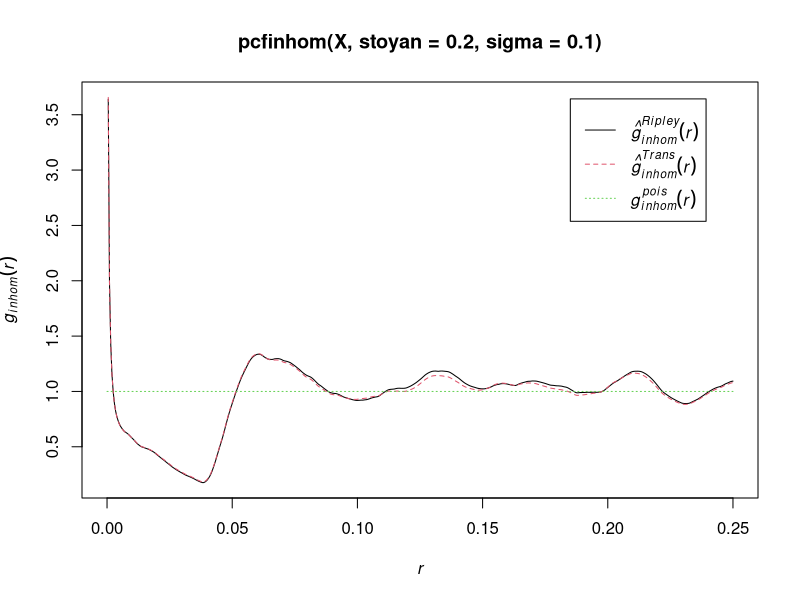
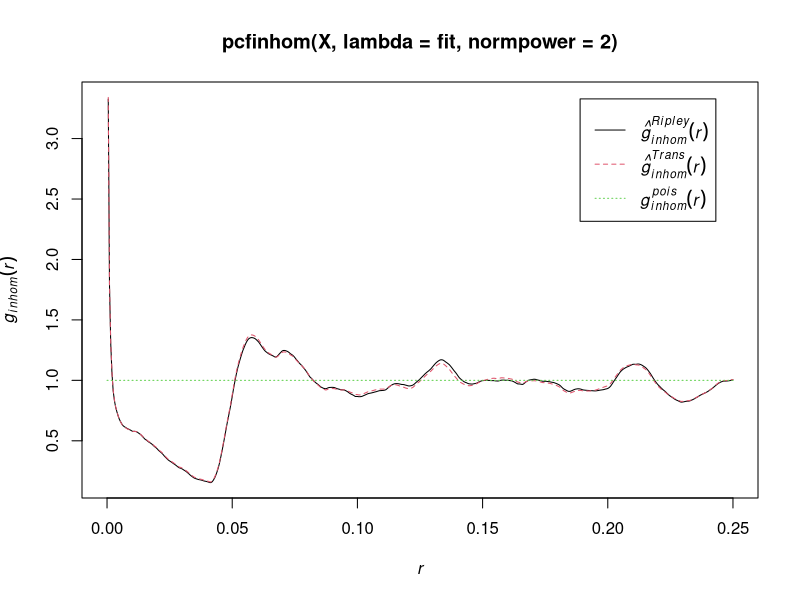

R code for these plots, in order:
library(spatstat)


### Name: pcfinhom
### Title: Inhomogeneous Pair Correlation Function
### Aliases: pcfinhom
### Keywords: spatial nonparametric

### ** Examples

  data(residualspaper)
  X <- residualspaper$Fig4b
  plot(pcfinhom(X, stoyan=0.2, sigma=0.1))
  fit <- ppm(X, ~polynom(x,y,2))
  plot(pcfinhom(X, lambda=fit, normpower=2))
